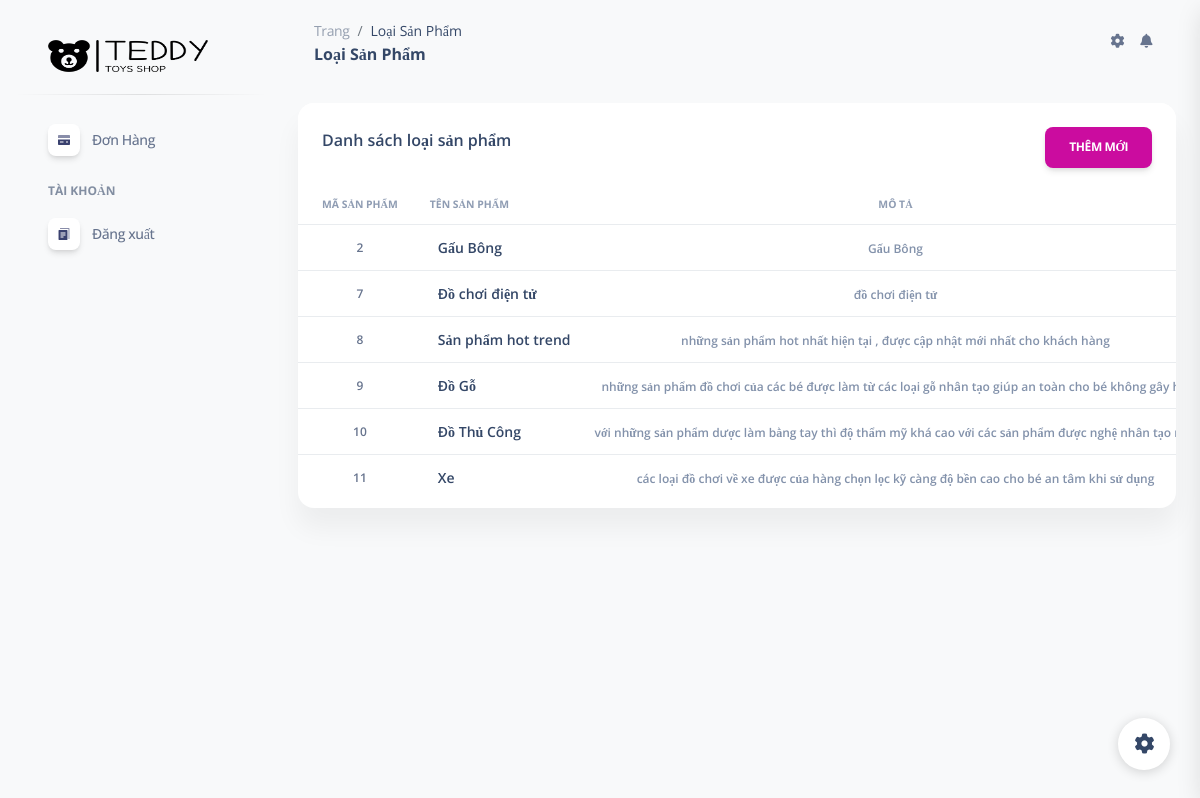
The app's page /admin/pages/LoaiSanPham/index.php with its own data.
### tables this page shows
CREATE TABLE `loaisanpham` (
  `IDLoaiSanPham` int(11) NOT NULL,
  `TenLoaiSanPham` varchar(100) NOT NULL,
  `MoTa` varchar(100) NOT NULL
);

### lib/database.php (called while the page is built, shortened)
<?php
class Database extends PDO
{
  public $host = DB_HOST;
  public $user = DB_USER;
  public $pass = DB_PASS;
  public $dbname = DB_NAME;
  public $link;
  private function connectDB()
  {
    $this->link = new mysqli(
      $this->host,
      $this->user,
      $this->pass,
      $this->dbname
    );
  }
  public function select($query)
  {
    $result = $this->link->query($query);
    if ($result->num_rows > 0) {
      return $result;
    } else {
      return false;
    }
  }
}

### controller/loaisanpham.php (called while the page is built, shortened)
<?php
$filepath = realpath(dirname(__FILE__));
include_once $filepath . '/../lib/database.php';
?>
<?php
class LoaiSanPham
{
    private $db;
    public function __construct()
    {
        $this->db = new Database();
    }
    public function getAll()
    {
        $query =
            "SELECT * FROM loaisanpham";
        $result = $this->db->select($query);
        return $result;
    }
}

### admin/pages/LoaiSanPham/index.php (the view, shortened to what this page needs)
<?php
include_once __DIR__ . '../../../../controller/loaisanpham.php';
$loaisanpham = new LoaiSanPham();
$dsloaisanpham = $loaisanpham->getAll();
?>
<!DOCTYPE html>
<html lang="en">
<head>
    <link href="../assets/css/nucleo-icons.css" rel="stylesheet" />
    <link href="../assets/css/nucleo-svg.css" rel="stylesheet" />
    <link href="../../assets/css/nucleo-svg.css" rel="stylesheet" />
    <link id="pagestyle" href="../../assets/css/soft-ui-dashboard.css?v=1.0.3" rel="stylesheet" />
</head>
<body class="g-sidenav-show  bg-gray-100">
    <?php
    include "../../layouts/sidebar.php";
    ?>
    <main class="main-content position-relative max-height-vh-100 h-100 mt-1 border-radius-lg ">
        <nav class="navbar navbar-main navbar-expand-lg px-0 mx-4 shadow-none border-radius-xl" id="navbarBlur"
            navbar-scroll="true">
            <div class="container-fluid py-1 px-3">
                <nav aria-label="breadcrumb">
                    <ol class="breadcrumb bg-transparent mb-0 pb-0 pt-1 px-0 me-sm-6 me-5">
                        <li class="breadcrumb-item text-sm"><a class="opacity-5 text-dark" href="javascript:;">Trang</a>
                        </li>
                        <li class="breadcrumb-item text-sm text-dark active" aria-current="page">Loại Sản Phẩm</li>
                    </ol>
                    <h6 class="font-weight-bolder mb-0">Loại Sản Phẩm</h6>
                </nav>
                <div class="collapse navbar-collapse mt-sm-0 mt-2 me-md-0 me-sm-4" id="navbar">
                    <ul class="navbar-nav  justify-content-end">
                        <li class="nav-item px-3 d-flex align-items-center">
                            <a href="javascript:;" class="nav-link text-body p-0">
                                <i class="fa fa-cog fixed-plugin-button-nav cursor-pointer"></i>
                            </a>
                        </li>
                        <li class="nav-item dropdown pe-2 d-flex align-items-center">
                            <a href="javascript:;" class="nav-link text-body p-0" id="dropdownMenuButton"
                                data-bs-toggle="dropdown" aria-expanded="false">
                                <i class="fa fa-bell cursor-pointer"></i>
                            </a>
                        </li>
                    </ul>
                </div>
            </div>
        </nav>
        <div class="container-fluid py-4">
            <div class="row">
                <div class="col-12">
                    <div class="card mb-4">
                        <div class="card-header pb-0 d-flex justify-content-between">
                            <h6>Danh sách loại sản phẩm</h6>
                            <a class="btn btn-primary" href="create.php">Thêm Mới</a>
                        </div>
                        <div class="card-body px-0 pt-0 pb-2">
                            <div class="table-responsive p-0">
                                <table class="table align-items-center mb-0">
                                    <thead>
                                        <tr>
                                            <th
                                                class="text-uppercase text-secondary text-xxs font-weight-bolder opacity-9" width="10%">
                                                Mã sản phẩm</th>
                                            <th
                                                class="text-uppercase text-secondary text-xxs font-weight-bolder opacity-9 ps-2">
                                                Tên sản phẩm</th>
                                            <th
                                                class="text-center text-uppercase text-secondary text-xxs font-weight-bolder opacity-9">
                                                Mô tả</th>
                                        </tr>
                                    </thead>
                                    <tbody>
                                        <?php
                                        if ($dsloaisanpham) {
                                            foreach ($dsloaisanpham as $key => $value) {
                                        ?>
                                                <tr>
                                                    <td class="align-middle text-center text-sm">
                                                        <p class="text-xs font-weight-bold mb-0">
                                                            <?= $value['IDLoaiSanPham'] ?>
                                                        </p>
                                                    </td>
                                                    <td>
                                                        <div class="d-flex px-2 py-1">
                                                            <div class="d-flex flex-column justify-content-center">
                                                                <h6 class="mb-0 text-sm"><?= $value['TenLoaiSanPham'] ?></h6>
                                                            </div>
                                                        </div>
                                                    </td>
                                                    <td class="align-middle text-center">
                                                        <span
                                                            class="text-secondary text-xs font-weight-bold"><?= $value['MoTa'] ?></span>
                                                    </td>
                                                </tr>
                                        <?php }
                                        } ?>
                                    </tbody>
                                </table>
                            </div>
                        </div>
                    </div>
                </div>
            </div>
            <footer class="footer pt-3  ">
            </footer>
        </div>
    </main>
    <div class="fixed-plugin">
        <a class="fixed-plugin-button text-dark position-fixed px-3 py-2">
            <i class="fa fa-cog py-2"> </i>
        </a>
    </div>
</body>
</html>

### admin/layouts/sidebar.php (shortened to what this page needs)
<!DOCTYPE html>
<html lang="en">
<head>
  <link href="https://cdnjs.cloudflare.com/ajax/libs/font-awesome/6.0.0-beta3/css/all.min.css" rel="stylesheet">
</head>
<body>
  <aside class="sidenav navbar navbar-vertical navbar-expand-xs border-0 border-radius-xl my-3 fixed-start ms-3 " id="sidenav-main">
  <div class="sidenav-header">
    <a class="navbar-brand m-0" href="https://demos.creative-tim.com/soft-ui-dashboard/pages/dashboard.html" target="_blank">
      <img width="160" height="200" src="../../../admin/assets/images/teddy-high-resolution-logo.png" class="navbar-brand-img h-100" alt="main_logo">
    </a>
  </div>
  <hr class="horizontal dark mt-0">
  <div class="collapse navbar-collapse  w-auto  max-height-vh-100 h-100" id="sidenav-collapse-main">
    <ul class="navbar-nav">
      <li class="nav-item">
        <a class="nav-link  " href="../../pages/donhang/index.php">
          <div class="icon icon-shape icon-sm shadow border-radius-md bg-white text-center me-2 d-flex align-items-center justify-content-center">
          </div>
          <span class="nav-link-text ms-1">Đơn Hàng</span>
        </a>
      </li>
      <li class="nav-item mt-3">
        <h6 class="ps-4 ms-2 text-uppercase text-xs font-weight-bolder opacity-6">Tài Khoản</h6>
      </li>
      <li class="nav-item">
        <a class="nav-link  " href="/admin/logout.php">
          <div class="icon icon-shape icon-sm shadow border-radius-md bg-white text-center me-2 d-flex align-items-center justify-content-center">
          </div>
          <span class="nav-link-text ms-1">Đăng xuất</span>
        </a>
      </li>
    </ul>
  </div>
</aside>
</body>
</html>

### admin/assets/css/nucleo-svg.css (style rules this page uses)
.icon { display: inline-block; color: #111111; height: 1em; width: 1em; }
.icon-sm { height: 0.8em; width: 0.8em; }
.icon { fill: currentColor; stroke: none; }

### records on screen
loaisanpham: IDLoaiSanPham "2", TenLoaiSanPham "Gấu Bông", MoTa "Gấu Bông"
loaisanpham: IDLoaiSanPham "7", TenLoaiSanPham "Đồ chơi điện tử", MoTa "đồ chơi điện tử"
loaisanpham: IDLoaiSanPham "8", TenLoaiSanPham "Sản phẩm hot trend", MoTa "những sản phẩm hot nhất hiện tại , được cập nhật mới nhất cho khách hàng"
loaisanpham: IDLoaiSanPham "9", TenLoaiSanPham "Đồ Gỗ", MoTa "những sản phẩm đồ chơi của các bé được làm từ các loại gỗ nhân tạo giúp an toàn cho bé không gây…"
loaisanpham: IDLoaiSanPham "10", TenLoaiSanPham "Đồ Thủ Công", MoTa "với những sản phẩm dược làm bằng tay thì độ thẩm mỹ khá cao với các sản phẩm được nghệ nhân tạo…"
loaisanpham: IDLoaiSanPham "11", TenLoaiSanPham "Xe", MoTa "các loại đồ chơi về xe được của hàng chọn lọc kỹ càng độ bền cao cho bé an tâm khi sử dụng"
